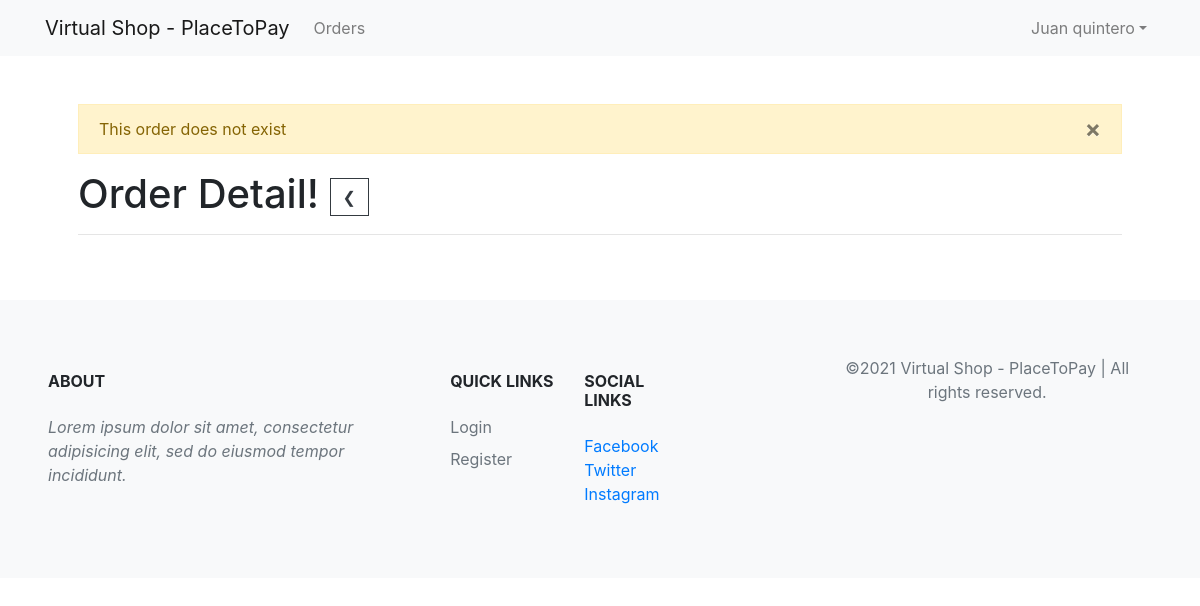
The page /order-detail?id=1 (signed in) on the database as committed earlier.
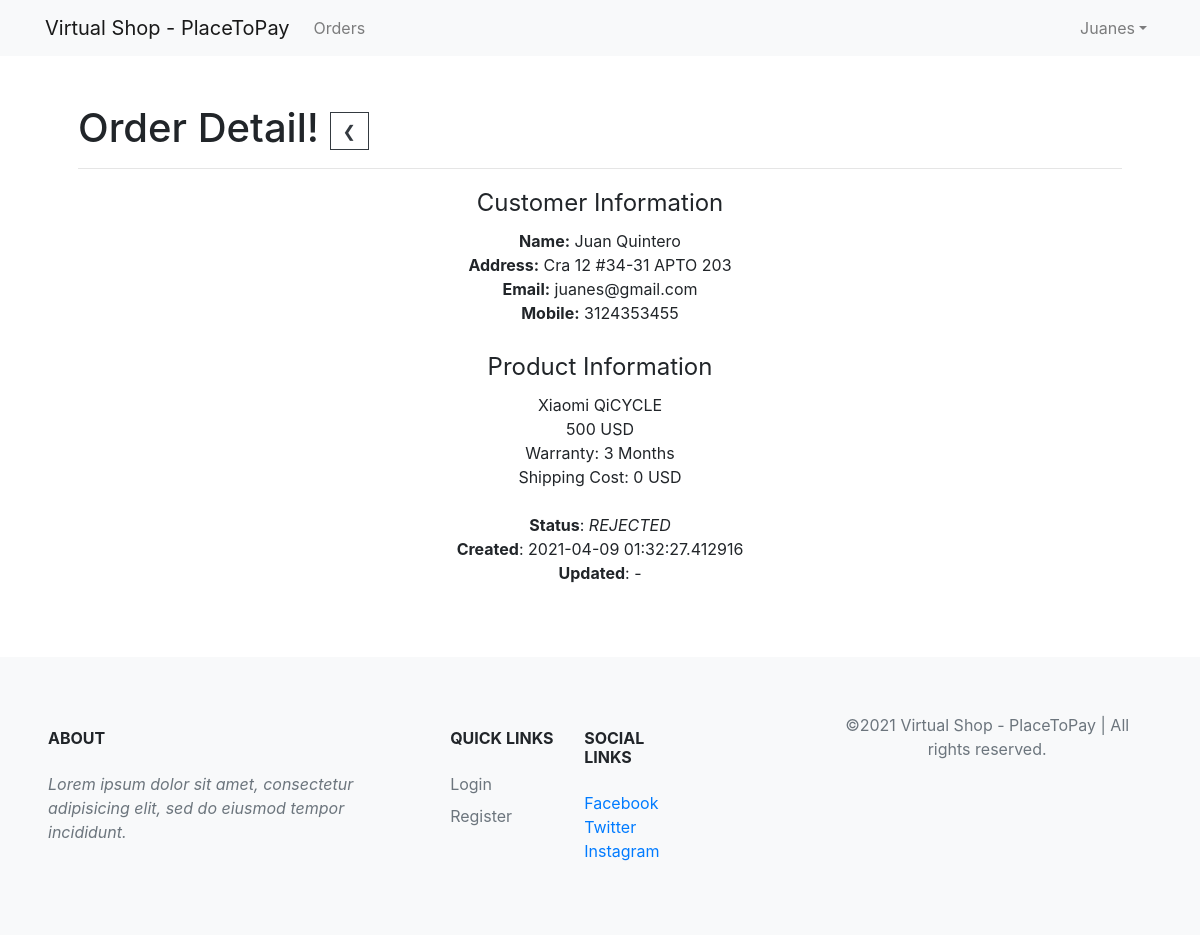
The same page on the database as committed later.
### app/models/user.py (models this page shows)
class User( UserAuth, db.Model):
    username = db.Column(db.String(80), unique=True, nullable=False, primary_key=True)
    name = db.Column(db.String(150), unique=False, nullable=False)
    password = db.Column(db.String(50), unique=False, nullable=False)
    is_admin = db.Column(db.Boolean, nullable=False, default=False)

### app/models/order.py (models this page shows)
class Order(db.Model):
    id =  db.Column(db.Integer, primary_key=True, autoincrement=True)
    customer_name = db.Column(db.String(80), unique=False, nullable=False)
    customer_email = db.Column(db.String(120), unique=False, nullable=False)
    customer_address = db.Column(db.String(200), unique=False, nullable=False)
    customer_mobile = db.Column(db.String(40), unique=False, nullable=False)
    status = db.Column(db.String(20), default='CREATED') # CREATED, PAYED, REJECTED
    created_at = db.Column(db.DateTime, default=datetime.utcnow)
    updated_at = db.Column(db.DateTime, nullable=True, default=None)
    payment_request_id = db.Column(db.Integer,  nullable=True, default=None)

### app/views/orders.py (the view)
@order.route('/order-detail', methods=['GET'])
def order_detail():
    order_id = request.args.get('id')
    order = Order().query.filter_by(id=order_id).first()
    if not order:
        flash('This order does not exist', 'warning')
    return render_template('orders/detail.html', order=order, product=APP_CONFIG['PRODUCT'] if order else None)

### app/__init__.py (called while the page is built)
def config(app):
    app.config.from_object('config')
    csrf = CSRFProtect()
    csrf.init_app(app)
    @app.before_request
    def make_session_permanent():
        session.modified = True
        session.permanent = True
        app.permanent_session_lifetime = timedelta(hours=2)

def login_manager(app):
    with app.app_context():
        from app.models import User
        login_manager = LoginManager()
        login_manager.init_app(app)
        @login_manager.user_loader
        def load_user(user_id):
            return User().query.get(user_id)

### app/templates/orders/detail.html
{% extends 'core/base.html' %} {% block content %}
<h1>Order Detail!
  <a href="{{url_for('order.orders_list')}}" class="btn btn-outline-dark" >&#10094;</a>
</h1>
<hr />
<section class="row">
  <div class="col-12 container text-center">
    {% if order %}
    <fieldset>
      <legend>Customer Information</legend>
      <b>Name:</b> {{ order.customer_name }}
      <br />
      <b>Address:</b> {{ order.customer_address }}
      <br />
      <b>Email:</b> {{ order.customer_email }}
      <br />
      <b>Mobile:</b> {{ order.customer_mobile }}
      <br />
    </fieldset>
    <br />
    <fieldset>
      <legend>Product Information</legend>
      {{ product.name }}
      <br />
      {{ product.price }} USD
      <br />
      Warranty: {{ product.warranty }} Months
      <br />
    </fieldset>
    Shipping Cost: 0 USD
    <br />
    <br />
    <b>Status</b>: <i>{{ order.status }}</i>
    <br />
    <b>Created</b>: {{ order.created_at }}
    <br />
    <b>Updated</b>: {% if order.updated_at %} {{ order.updated_at }}  {% else %} - {% endif %} <br /><br />
    {% endif %}
  </div>
</section>
{% endblock %}

### app/templates/components/header.html (shortened to what this page needs)
<header>
  <nav class="navbar navbar-expand-sm navbar-light bg-light">
    <div class="container">
      <a class="navbar-brand" href="{{ url_for('order.index') }}">{{ config.APP_NAME }}</a>
      <div class="collapse navbar-collapse" id="navbarNav">
        <ul class="navbar-nav">
          <li class="nav-item">
            <a class="nav-link" href="{{url_for('order.orders_list')}}">Orders</a>
          </li>
        </ul>
        <ul class="navbar-nav ml-auto">
          {% if current_user.is_authenticated %}
          <li class="nav-item dropdown">
            <a class="nav-link dropdown-toggle" href="#" id="userActions" data-toggle="dropdown" aria-haspopup="true"
              aria-expanded="false">{{current_user.name | capitalize}}</a>
          </li>
          {% endif %}
        </ul>
      </div>
    </div>
  </nav>
</header>

Rows that differ between the two databases and show on the page:
changed User: name "Juan quintero" → "Juanes"
added Order: customer_name "Juan Quintero", customer_address "Cra 12 #34-31 APTO 203", customer_email "juanes@gmail.com", customer_mobile "3124353455", status "REJECTED", created_at "2021-04-09 01:32:27.412916"
Other text that changed with them:
{{ product.name }}: (not shown) → "Xiaomi QiCYCLE"
{{ product.price }}: (not shown) → "500"
{{ product.warranty }}: (not shown) → "3"
text now shown: "Customer Information Name: Address: Email: Mobile: Product Information USD Warranty: Months Shipping Cost: 0 USD Status : Created : Updated : -"
list line gone: "× This order does not exist"
